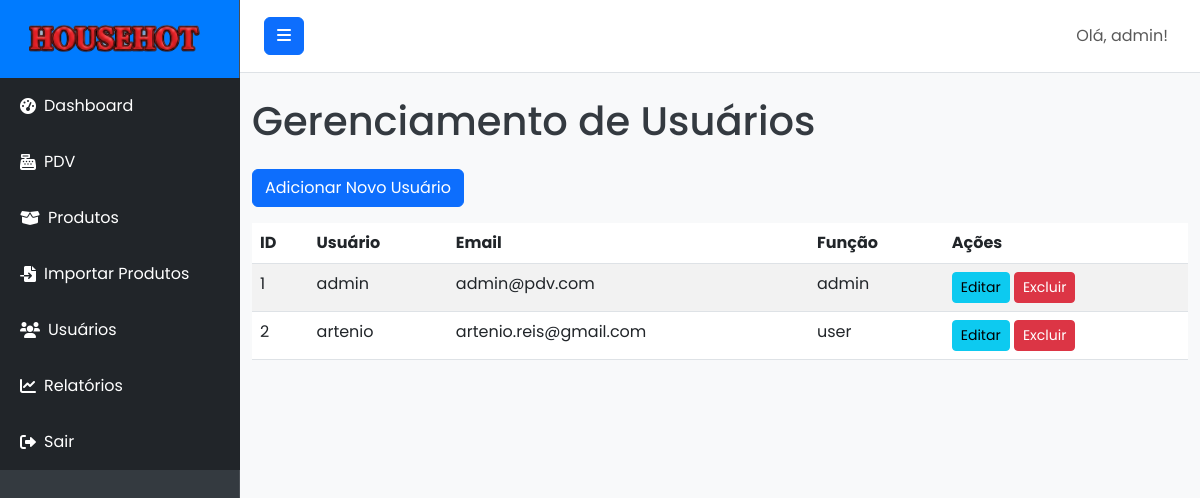
The app's page /users (signed in) with its own data.
### models.py (models this page shows, shortened)
class User(UserMixin, db.Model):
    __tablename__ = 'users'
    id = db.Column(db.Integer, primary_key=True)
    username = db.Column(db.String(80), unique=True, nullable=False)
    email = db.Column(db.String(120), unique=True, nullable=False)
    password_hash = db.Column(db.String(255), nullable=False)
    role = db.Column(db.String(20), default='user', nullable=False)
    created_at = db.Column(db.DateTime, default=datetime.utcnow)
    sales = db.relationship('Sale', backref='operator', lazy=True)
    def is_admin(self):
        return self.role == 'admin'

### routes.py (the view)
@main_bp.route('/users')
@admin_required
def users():
    return render_template('users.html', users=User.query.all())

### app.py (called while the page is built)
def create_app():
    app = Flask(__name__)
    app.config.from_object(Config)
    db.init_app(app)
    login_manager.init_app(app)
    migrate.init_app(app, db)
    login_manager.login_view = 'main.login'
    @login_manager.user_loader
    def load_user(user_id):
        return User.query.get(int(user_id))
    app.register_blueprint(main_bp)
    with app.app_context():
        db.create_all()
        if not User.query.filter_by(username='admin').first():
            admin_user = User(username='admin', email='admin@pdv.com', role='admin')
            admin_user.set_password('admin123')
            db.session.add(admin_user)
            db.session.commit()
            print("Usuário administrador 'admin' criado com sucesso!")
    return app

### routes.py (called while the page is built)
def admin_required(f):
    @wraps(f)
    @login_required
    def decorated_function(*args, **kwargs):
        if not current_user.is_admin():
            flash('Você não tem permissão para acessar esta página.', 'danger')
            return redirect(url_for('main.dashboard'))
        return f(*args, **kwargs)
    return decorated_function

### templates/users.html (shortened to what this page needs)
{% extends "base.html" %}
    {% block content %}
    <h1 class="mb-4">Gerenciamento de Usuários</h1>
    <a href="{{ url_for('main.add_user') }}" class="btn btn-primary mb-3">Adicionar Novo Usuário</a>
    <table class="table table-striped table-hover">
        <thead>
            <tr>
                <th>ID</th>
                <th>Usuário</th>
                <th>Email</th>
                <th>Função</th>
                <th>Ações</th>
            </tr>
        </thead>
        <tbody>
            {% for user in users %}
            <tr>
                <td>{{ user.id }}</td>
                <td>{{ user.username }}</td>
                <td>{{ user.email }}</td>
                <td>{{ user.role }}</td>
                <td>
                    <a href="{{ url_for('main.add_user') }}" class="btn btn-sm btn-info">Editar</a>
                    <form action="{{ url_for('main.delete_user', user_id=user.id) }}" method="POST" class="d-inline">
                        <button type="submit" class="btn btn-sm btn-danger" onclick="return confirm('Tem certeza que deseja excluir este usuário?');">Excluir</button>
                    </form>
                </td>
            </tr>
            {% else %}
            <tr>
                <td colspan="5" class="text-center">Nenhum usuário cadastrado.</td>
            </tr>
            {% endfor %}
        </tbody>
    </table>
    {% endblock %}

### templates/base.html (shortened to what this page needs)
<!DOCTYPE html>
<html lang="pt-br">
<head>
    <link href="https://cdn.jsdelivr.net/npm/bootstrap@5.3.0/dist/css/bootstrap.min.css" rel="stylesheet">
    <link rel="stylesheet" href="https://cdnjs.cloudflare.com/ajax/libs/font-awesome/6.0.0-beta3/css/all.min.css">
    <link rel="stylesheet" href="{{ url_for('static', filename='css/style.css') }}">
</head>
<body>
    <div class="d-flex" id="wrapper">
        <div class="bg-dark border-right" id="sidebar-wrapper">
            <div class="sidebar-heading text-white text-center py-4 fs-4 fw-bold">
                <img src="{{ url_for('static', filename='img/logo.png') }}" alt="Logo" class="me-2" style="height: 30px;">
            </div>
            <div class="list-group list-group-flush">
                <a href="{{ url_for('main.dashboard') }}" class="list-group-item list-group-item-action bg-dark text-white">
                    <i class="fas fa-tachometer-alt me-2"></i> Dashboard
                </a>
                <a href="{{ url_for('main.pdv') }}" class="list-group-item list-group-item-action bg-dark text-white">
                    <i class="fas fa-cash-register me-2"></i> PDV
                </a>
                {% if current_user.is_authenticated and current_user.is_admin() %}
                <a href="{{ url_for('main.products') }}" class="list-group-item list-group-item-action bg-dark text-white">
                    <i class="fas fa-box-open me-2"></i> Produtos
                </a>
                <a href="{{ url_for('main.import_products') }}" class="list-group-item list-group-item-action bg-dark text-white">
                    <i class="fas fa-file-import me-2"></i> Importar Produtos
                </a>
                <a href="{{ url_for('main.users') }}" class="list-group-item list-group-item-action bg-dark text-white">
                    <i class="fas fa-users me-2"></i> Usuários
                </a>
                <a href="{{ url_for('main.reports') }}" class="list-group-item list-group-item-action bg-dark text-white">
                    <i class="fas fa-chart-line me-2"></i> Relatórios
                </a>
                {% endif %}
                <a href="{{ url_for('main.logout') }}" class="list-group-item list-group-item-action bg-dark text-white">
                    <i class="fas fa-sign-out-alt me-2"></i> Sair
                </a>
            </div>
        </div>
        <div id="page-content-wrapper">
            <nav class="navbar navbar-expand-lg navbar-light bg-light border-bottom">
                <button class="btn btn-primary" id="menu-toggle">
                    <i class="fas fa-bars"></i>
                </button>
                <div class="collapse navbar-collapse" id="navbarSupportedContent">
                    <ul class="navbar-nav ms-auto mt-2 mt-lg-0">
                        <li class="nav-item active">
                            <a class="nav-link" href="#">Olá, {{ current_user.username }}!</a>
                        </li>
                    </ul>
                </div>
            </nav>
            <div class="container-fluid py-4">
                {% block content %}{% endblock %}
            </div>
        </div>
    </div>
</body>
</html>

### static/css/style.css (style rules this page uses)
:root { --primary-color: #007bff; --secondary-color: #28a745; --info-color: #17a2b8; --warning-color: #ffc107; --danger-color: #dc3545; --background-light: #f8f9fa; --text-dark: #343a40; --text-light: #ffffff; --sidebar-bg: #343a40; --sidebar-link-hover: #0056b3; --sidebar-header-bg: var(--primary-color); --navbar-bg: #ffffff; --navbar-border-bottom: #e0e0e0; --card-bg: #ffffff; --card-shadow: 0 0.125rem 0.25rem rgba(0, 0, 0, 0.075); --login-bg-gradient-start: #007bff; --login-bg-gradient-end: #0056b3; --login-card-bg: rgba(255, 255, 255, 0.95); --login-card-shadow: 0 10px 25px rgba(0, 0, 0, 0.2); }
body { font-family: 'Poppins', sans-serif; background-color: var(--background-light); color: var(--text-dark); margin: 0; overflow-x: hidden; }
#wrapper { display: flex; width: 100%; align-items: stretch; }
#sidebar-wrapper { min-height: 100vh; width: 15rem; margin-left: 0; transition: margin .25s ease-out; background-color: var(--sidebar-bg) !important; border-right: 1px solid rgba(255, 255, 255, 0.1); flex-shrink: 0; }
#sidebar-wrapper .sidebar-heading { padding: 1.5rem 1.25rem; background-color: var(--sidebar-header-bg); display: flex; align-items: center; justify-content: center; }
#sidebar-wrapper .list-group { width: 15rem; }
#sidebar-wrapper .list-group-item { border: none; padding: 1rem 1.25rem; color: rgba(255, 255, 255, 0.7); background-color: transparent; text-decoration: none; display: flex; align-items: center; }
#page-content-wrapper { flex: 1; min-width: 0; width: 100%; }
.navbar { padding: 1rem 1.5rem; background-color: var(--navbar-bg) !important; border-bottom: 1px solid var(--navbar-border-bottom); }

### records on screen
User: username "admin", id "1", email "admin@pdv.com", role "admin"
User: id "2", username "artenio", email "artenio.reis@gmail.com", role "user"
